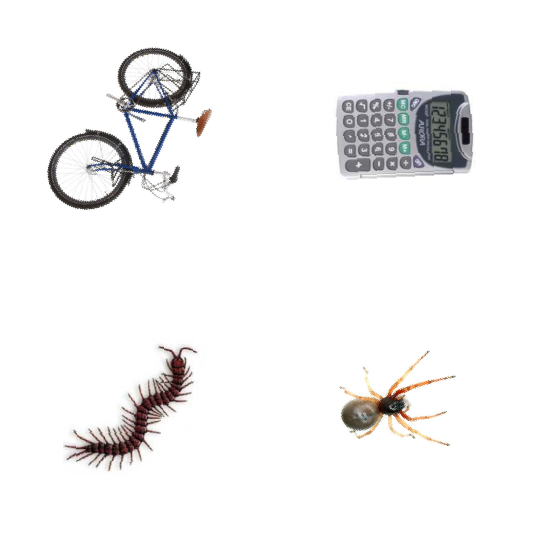
%> input picture cp_last/images/001.png, 540 x 540 px
$ octave --eval "result = segmentation(imread('images/001.png'));"   (GNU Octave 9; MATLAB toolbox functions it lacks are replaced by stand-ins)
%> lines starting %> are read from the running program, lines starting %| are printed output that depends on the picture; in (x1, y1, x2, y2) boxes, pixels count from 0 and x2, y2 are one past the last pixel; in counts of white or black regions, pixels touching at a corner belong together; the program's own positions count from 1
function [Rec, bw] = segmentation(I)
%%%%%%%%%%%%%%%%%%%%%%%%%%%%%%%%%%%%%%%%%%%%%%%%%%%%%%%%%%%%%%%%%%%%%%%%%%%
%%% This function is used to segment image and extract the pattern in the
%%% iamge.
%%%
%%% Input:  I: the image we hope to segment.
%%%
%%% Output: Rec: an k*4 matrix, k is the number of patterns we segmented
%%%         from image I. Each row of Rec contain the position of the
%%%         rectangle that circle the pattern we found.
%%%
%%%         bw: the binary value image of I.
%%%%%%%%%%%%%%%%%%%%%%%%%%%%%%%%%%%%%%%%%%%%%%%%%%%%%%%%%%%%%%%%%%%%%%%%%%%

I1=edge(rgb2gray(I),'canny',0.15);
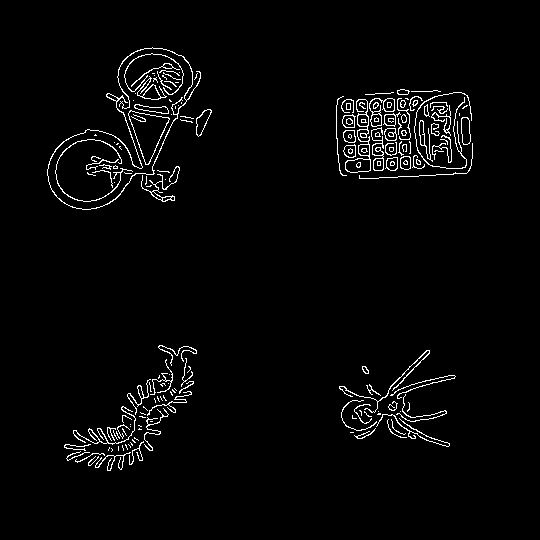
%> I1: size 540x540 logical; 2.7% white in thin lines or dots, all inside (x1, y1, x2, y2) = (47, 47, 473, 471)
[m, n]=size(I1);
%> m = 540; n = 540
% Find the closed region in the image.
bw = imclose(I1, strel('disk', 2));
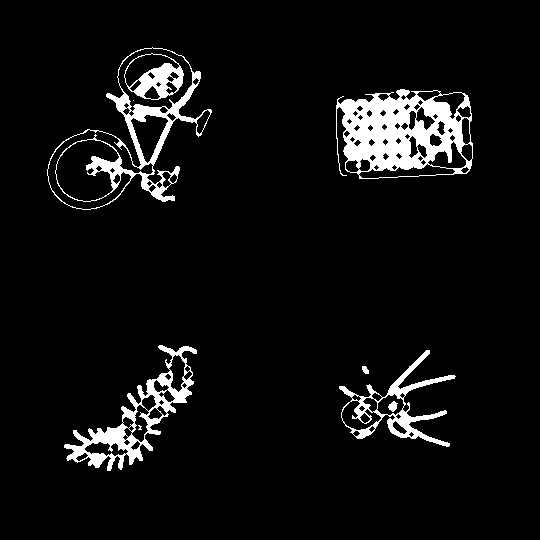
%> bw: size 540x540 logical; 6% white; 9 white regions (2 under 20 px), largest, box (x1, y1, x2, y2) and area: (336, 89, 473, 179) 6996, (47, 47, 212, 210) 3572, (64, 345, 197, 471) 3471
bw = imfill(bw, 'holes');
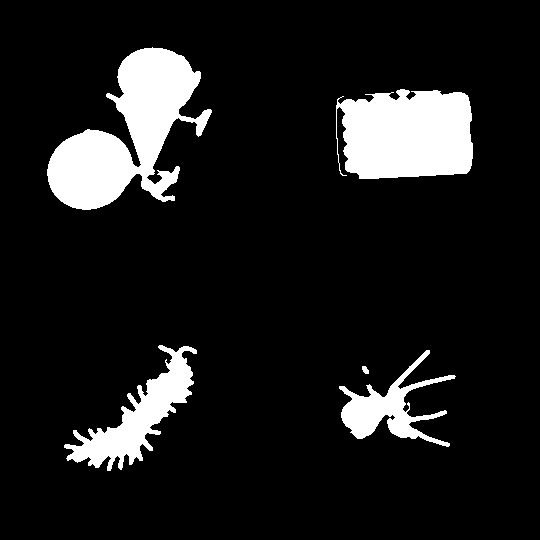
%> bw: size 540x540 logical; 11% white; 5 white regions, box (x1, y1, x2, y2) and area: (47, 47, 212, 210) 12722, (336, 89, 473, 179) 10492, (64, 345, 197, 471) 5306, (339, 350, 456, 447) 3493, (362, 366, 369, 374) 41
bw = imopen(bw, strel('disk', 2));
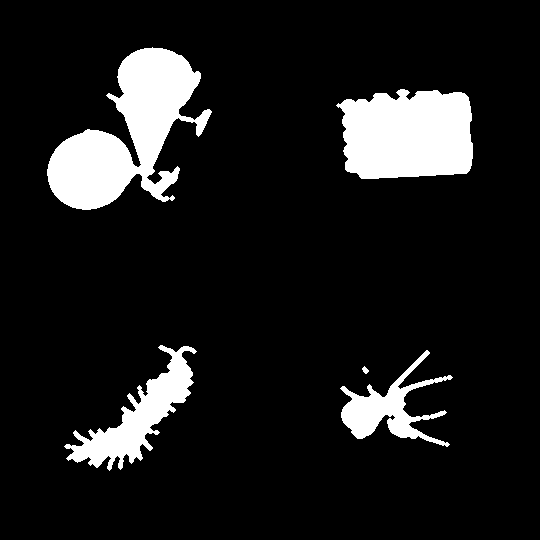
%> bw: size 540x540 logical; 10.9% white; 5 white regions, box (x1, y1, x2, y2) and area: (47, 47, 212, 210) 12681, (336, 89, 473, 179) 10360, (64, 345, 197, 471) 5186, (340, 350, 453, 447) 3424, (362, 366, 369, 374) 33
a=regionprops(bw,'Area');
%> a = 5 regions; Area: 12681, 10360, 5186, 3424, 33
e=edge(bw,'Canny');
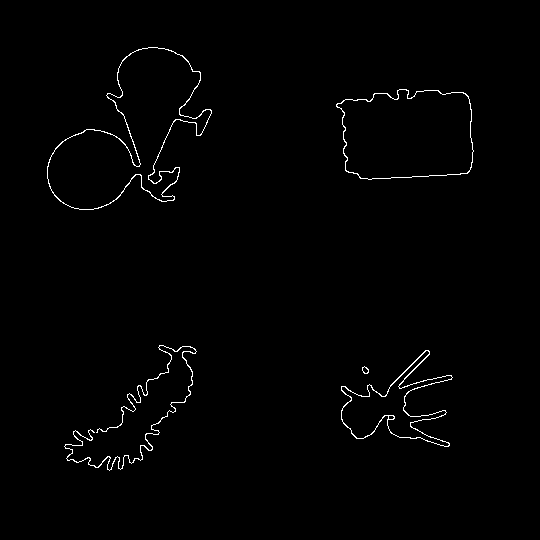
%> e: size 540x540 logical; 1% white in thin lines or dots, all inside (x1, y1, x2, y2) = (47, 47, 474, 471)
% If one of the regions is too big, abandon it.
if (max([a.Area])/(m*n)>0.5)
    I1(e == 1) = 0;
end
% Find the closed regions in the image.
bw = imclose(I1, strel('disk', 2));
bw = imfill(bw, 'holes');
bw = imopen(bw, strel('disk', 2));
bw_img=bw;
img_reg = regionprops(bw_img,  'area', 'boundingbox','image');
%> img_reg = 5 regions; box (x1, y1, x2, y2) and Area: (47, 47, 212, 210) 12681, (336, 89, 473, 179) 10360, (64, 345, 197, 471) 5186, (340, 350, 453, 447) 3424, (362, 366, 369, 374) 33
% Find the boundaries of the regions.
areas = [img_reg.Area];
%> areas = [12681 5186 10360 3424 33]
rects = cat(1,img_reg.BoundingBox);
%> rects = [47.5 47.5 165 163; 64.5 345.5 133 126; 336.5 89.5 137 90; 340.5 350.5 113 97; 362.5 366.5 7 8]
% Find the position of the patterns, if a pattern is too small, abandon it.
count=1;
for i=1:size(areas,2)
    if(areas(1,i)/(m*n)>0.0007)
        Rec(count,:)=rects(i,:);
        count=count+1;
    end
end
%> this loop made 5 passes
%> after the loop, Rec = [47.5 47.5 165 163; 64.5 345.5 133 126; 336.5 89.5 137 90; 340.5 350.5 113 97]
%> `result = segmentation(imread('images/001.png'));`: result has the same summary as Rec in segmentation
end

$ run again, on cp_last/images/002.png
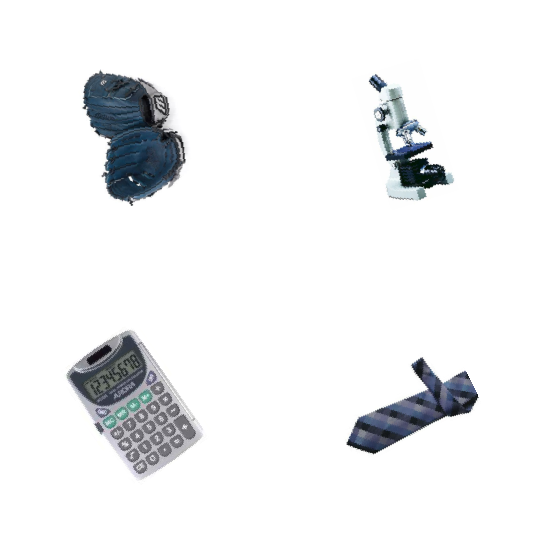
%> input picture cp_last/images/002.png, 540 x 540 px
%> in segmentation, `I1=edge(rgb2gray(I),'canny',0.15);`:
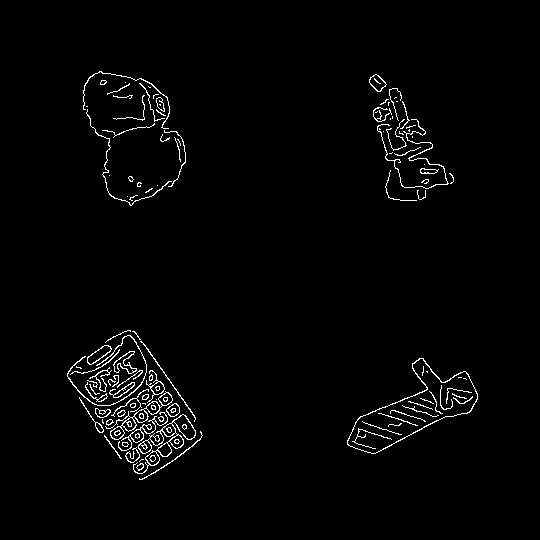
%> I1: size 540x540 logical; 2% white in thin lines or dots, all inside (x1, y1, x2, y2) = (67, 71, 478, 480)
%> a = 5 regions; Area: 9504, 9173, 5258, 3501, 196
%> in segmentation, `e=edge(bw,'Canny');`:
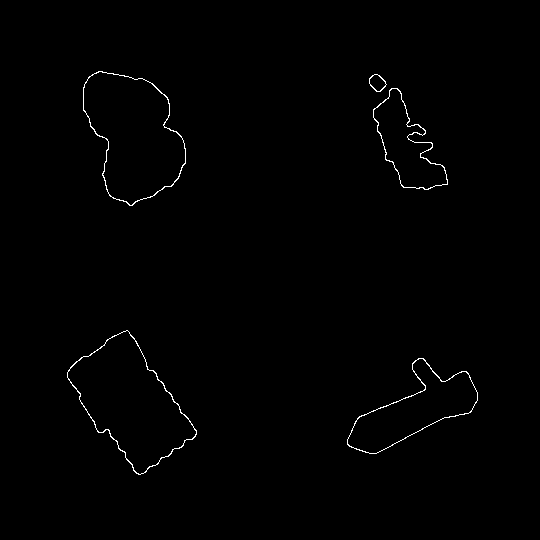
%> e: size 540x540 logical; 0.62% white in thin lines or dots, all inside (x1, y1, x2, y2) = (67, 71, 478, 475)
%> img_reg = 5 regions; box (x1, y1, x2, y2) and Area: (67, 330, 197, 475) 9504, (83, 71, 186, 206) 9173, (347, 358, 478, 454) 5258, (373, 88, 449, 191) 3501, (369, 74, 387, 92) 196
%> areas = [9504 9173 5258 196 3501]
%> rects = [67.5 330.5 130 145; 83.5 71.5 103 135; 347.5 358.5 131 96; 369.5 74.5 18 18; 373.5 88.5 76 103]
%> the loop in segmentation, `for i=1:size(areas,2)` made 5 passes
%> after the loop in segmentation, `for i=1:size(areas,2)`: Rec = [67.5 330.5 130 145; 83.5 71.5 103 135; 347.5 358.5 131 96; 373.5 88.5 76 103]
%> result has the same summary as Rec in segmentation
